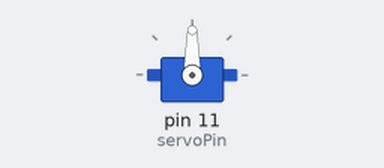
A sketch run on a simulated Arduino Uno, built with avr-gcc and run on an emulated ATmega328P. On the bench: servo.

Above: at 0.05 s.
At 1.0 s:
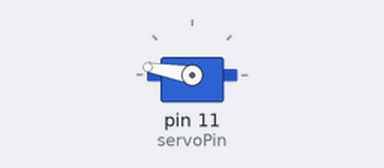
At 2.0 s:
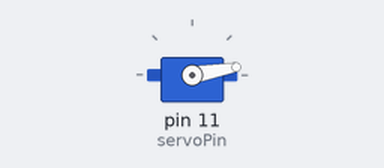
Timing chart, 0 to 4.6 s (numbered marks = the images above):
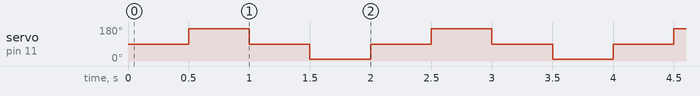

Measured:
- by itself, servo on pin 11 (servoPin): repeats every 2.0 s: 90° 0.50 s, 10° 0.50 s, 90° 0.50 s, 170° 0.50 s

The sketch:

car_code_test_front_servo.ino
```cpp
#include <Servo.h>

/**
 * Arduino Car
 * Test the Front servo
 * (holding the range sensor)
 */
int servoPin = 11; // Servo signal pin (orange)

Servo servo;          // Set up the servo

int delayMS = 500;    // After the servo motor to the stability of the time

boolean DEBUG = false;

void setup() {

  Serial.begin(9600);     // Initialize
  servo.attach(servoPin);    // Define the servo motor output 10 pin(PWM)
}

void loop() {
  servo.write(90);  /* Make the servo motor ready position Prepare the next measurement */
  delay(delayMS);
  servo.write(170); // 167 ?
  delay(delayMS);
  servo.write(90);  /* Make the servo motor ready position Prepare the next measurement */
  delay(delayMS);
  servo.write(10);  // 15 ?
  delay(delayMS);
}
```
